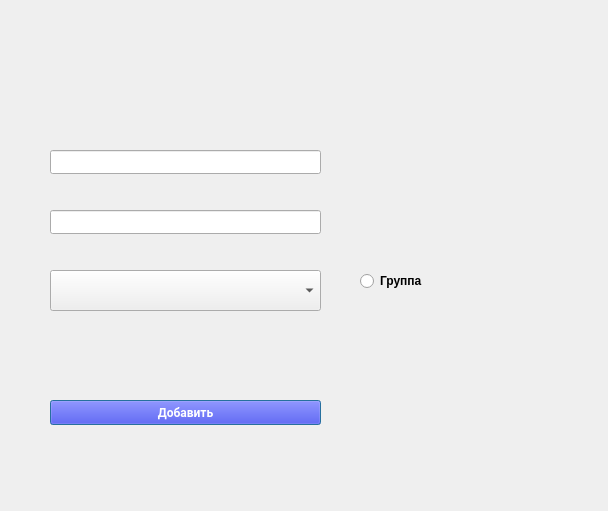
<?xml version="1.0" encoding="UTF-8"?>
<ui version="4.0">
 <class>Dialog_adding_user</class>
 <widget class="QDialog" name="Dialog_adding_user">
  <property name="geometry">
   <rect>
    <x>0</x>
    <y>0</y>
    <width>608</width>
    <height>511</height>
   </rect>
  </property>
  <property name="windowTitle">
   <string>ЛМК АРХИВ АДМИНИСТРАТОР</string>
  </property>
  <widget class="QPushButton" name="pushButton">
   <property name="geometry">
    <rect>
     <x>50</x>
     <y>400</y>
     <width>271</width>
     <height>25</height>
    </rect>
   </property>
   <property name="font">
    <font>
     <family>Roboto</family>
     <weight>75</weight>
     <bold>true</bold>
    </font>
   </property>
   <property name="styleSheet">
    <string notr="true">font-family: 'Roboto';
color:white;
background-color:blue;</string>
   </property>
   <property name="text">
    <string>Добавить</string>
   </property>
  </widget>
  <widget class="QRadioButton" name="radioButton">
   <property name="geometry">
    <rect>
     <x>360</x>
     <y>270</y>
     <width>97</width>
     <height>22</height>
    </rect>
   </property>
   <property name="font">
    <font>
     <family>Arial</family>
     <weight>75</weight>
     <bold>true</bold>
    </font>
   </property>
   <property name="text">
    <string>Группа</string>
   </property>
  </widget>
  <widget class="QComboBox" name="comboBox">
   <property name="geometry">
    <rect>
     <x>50</x>
     <y>270</y>
     <width>271</width>
     <height>41</height>
    </rect>
   </property>
   <property name="font">
    <font>
     <family>Arial</family>
     <pointsize>9</pointsize>
     <weight>75</weight>
     <bold>true</bold>
    </font>
   </property>
  </widget>
  <widget class="QLineEdit" name="lineEdit">
   <property name="geometry">
    <rect>
     <x>50</x>
     <y>150</y>
     <width>271</width>
     <height>24</height>
    </rect>
   </property>
  </widget>
  <widget class="QLineEdit" name="lineEdit_2">
   <property name="geometry">
    <rect>
     <x>50</x>
     <y>210</y>
     <width>271</width>
     <height>24</height>
    </rect>
   </property>
  </widget>
 </widget>
 <resources/>
 <connections/>
</ui>
